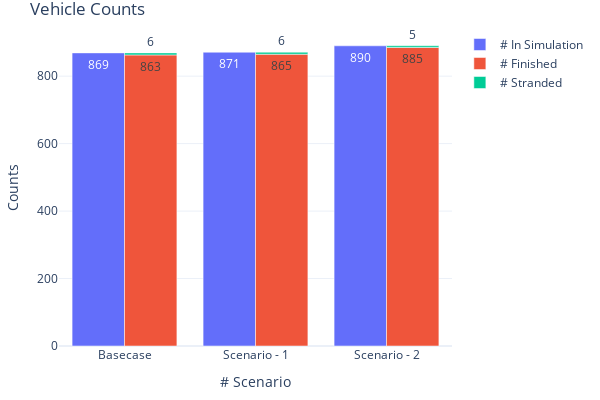

The cell this chart's notebook holds for it:
### Markdown cell above
#### 5.1 Vehicle Counts

### Code cell
fig = go.Figure(
    data=[
        go.Bar(
            name="# In Simulation",
            x=count_stats['analysis_id'],
            y=count_stats['sim_count'],
            offsetgroup=0,
            text=count_stats['sim_count'],
            textposition='auto',
        ),
        go.Bar(
            name="# Finished",
            x=count_stats['analysis_id'],
            y=count_stats['fin_count'],
            offsetgroup=1,
            text=count_stats['fin_count'],
            textposition='auto',
        ),
        go.Bar(
            name="# Stranded",
            x=count_stats['analysis_id'],
            y=count_stats['str_count'],
            offsetgroup=1,
            base=count_stats['fin_count'],
            text=count_stats['str_count'],
            textposition='auto',
        )
    ],
    layout=go.Layout(
        title="Vehicle Counts",
        yaxis_title="Counts", 
        xaxis_title="# Scenario", width=600, height=400
        
    )
)
fig.update_xaxes(type='category', tickvals=[0, 1, 2, 3], ticktext=['Basecase', 'Scenario - 1', 'Scenario - 2'])
# fig.update_yaxes(range=(0, 1300))
fig.update_layout(margin=dict(l=20, r=20, t=30, b=20), uniformtext_minsize=8, uniformtext_mode='hide', template='plotly_white')
fig.show()

### Figure 1 — Plotly figure (JSON) as saved in the notebook; plotly's stock layout.template omitted (floating-point values rounded to 4 significant figures)
{"data": [{"name": "# In Simulation", "offsetgroup": "0", "text": [869, 871, 890], "textposition": "auto", "type": "bar", "x": [438, 458, 459], "y": [869, 871, 890]}, {"name": "# Finished", "offsetgroup": "1", "text": [863, 865, 885], "textposition": "auto", "type": "bar", "x": [438, 458, 459], "y": [863, 865, 885]}, {"base": [863, 865, 885], "name": "# Stranded", "offsetgroup": "1", "text": [6, 6, 5], "textposition": "auto", "type": "bar", "x": [438, 458, 459], "y": [6, 6, 5]}], "layout": {"height": 400, "margin": {"b": 20, "l": 20, "r": 20, "t": 30}, "title": {"text": "Vehicle Counts"}, "uniformtext": {"minsize": 8, "mode": "hide"}, "width": 600, "xaxis": {"autorange": true, "range": [-0.5, 2.5], "ticktext": ["Basecase", "Scenario - 1", "Scenario - 2"], "tickvals": [0, 1, 2, 3], "title": {"text": "# Scenario"}, "type": "category"}, "yaxis": {"autorange": true, "range": [0, 936.8], "title": {"text": "Counts"}, "type": "linear"}}}
